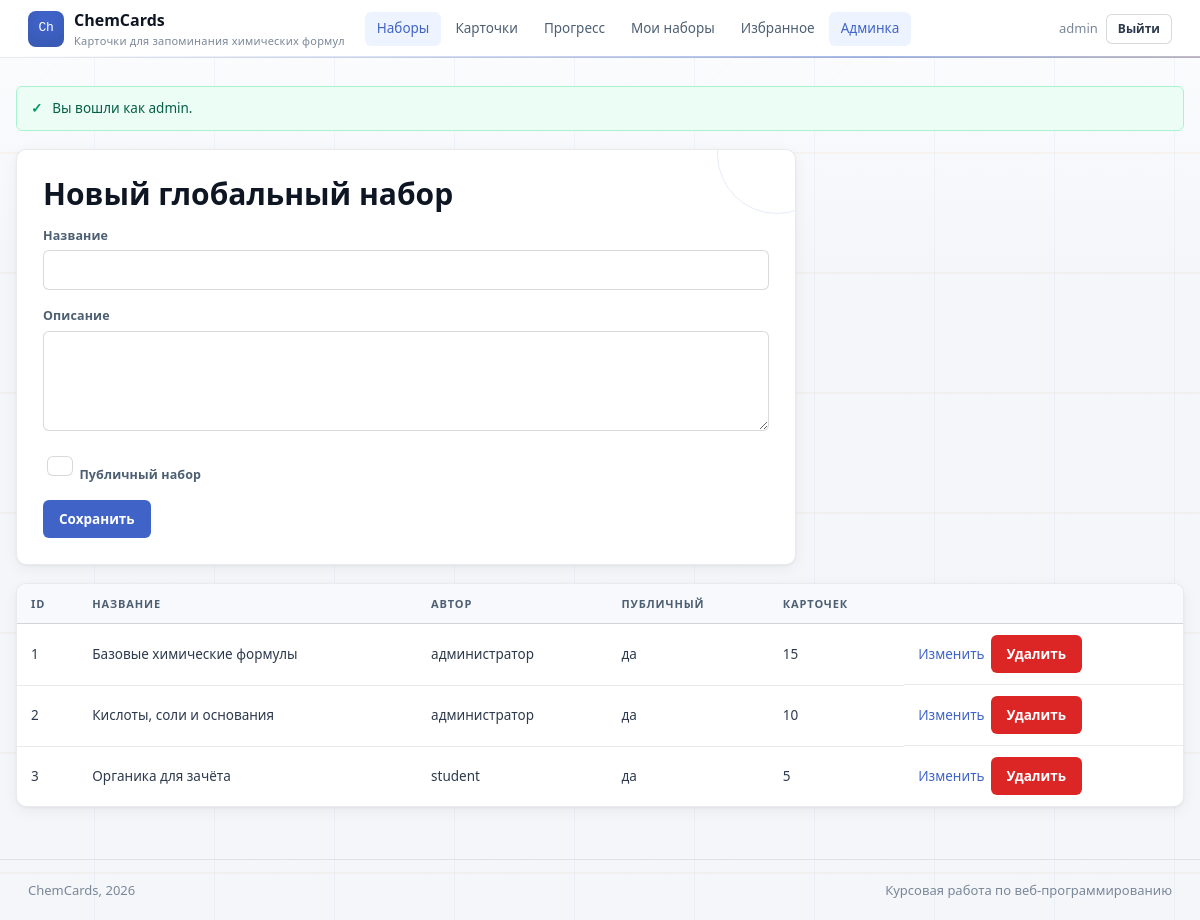
/admin/sets.php (signed in), run on the app's committed database.
### tables this page shows
CREATE TABLE users (
  id INT UNSIGNED AUTO_INCREMENT PRIMARY KEY,
  username VARCHAR(50) NOT NULL UNIQUE,
  email VARCHAR(120) NOT NULL UNIQUE,
  password_hash VARCHAR(255) NOT NULL,
  role ENUM('user', 'admin') NOT NULL DEFAULT 'user',
  rating_points INT NOT NULL DEFAULT 1000,
  created_at TIMESTAMP NOT NULL DEFAULT CURRENT_TIMESTAMP
);

CREATE TABLE flashcard_sets (
  id INT UNSIGNED AUTO_INCREMENT PRIMARY KEY,
  user_id INT UNSIGNED NULL,
  name VARCHAR(120) NOT NULL,
  description TEXT NULL,
  is_public TINYINT(1) NOT NULL DEFAULT 0,
  created_at TIMESTAMP NOT NULL DEFAULT CURRENT_TIMESTAMP,
  updated_at TIMESTAMP NULL DEFAULT NULL ON UPDATE CURRENT_TIMESTAMP,
  CONSTRAINT fk_sets_user
    FOREIGN KEY (user_id) REFERENCES users(id)
    ON DELETE CASCADE
);

### includes/functions.php (called while the page is built, shortened)
<?php
require_once __DIR__ . '/db.php';
function h($value): string
{
    return htmlspecialchars((string) $value, ENT_QUOTES, 'UTF-8');
}
function app_url(string $path = ''): string
{
    return BASE_URL . '/' . ltrim($path, '/');
}
function consume_flash(): array
{
    $items = $_SESSION['flash'] ?? [];
    return $items;
}
function current_user(): ?array
{
    static $loaded = false;
    static $user = null;
    if ($loaded) {
        return $user;
    }
    $loaded = true;
    $stmt = get_pdo()->prepare('SELECT id, username, email, role, rating_points, created_at FROM users WHERE id = ?');
    $stmt->execute([$_SESSION['user_id']]);
    $user = $stmt->fetch() ?: null;
    return $user;
}
function is_logged_in(): bool
{
    return current_user() !== null;
}
function is_admin(): bool
{
    $user = current_user();
    return $user && $user['role'] === 'admin';
}
function require_login(): void
{
    if (!is_logged_in()) {
        flash('warning', 'Войдите в аккаунт, чтобы открыть этот раздел.');
        redirect('login.php');
    }
}
function require_admin(): void
{
    require_login();
}

### includes/db.php (called while the page is built, shortened)
<?php
function get_pdo(): PDO
{
    static $pdo = null;
    if ($pdo instanceof PDO) {
        return $pdo;
    }
    $dsn = 'mysql:host=' . DB_HOST . ';dbname=' . DB_NAME . ';charset=utf8mb4';
    $pdo = new PDO($dsn, DB_USER, DB_PASS, [
        PDO::ATTR_ERRMODE => PDO::ERRMODE_EXCEPTION,
        PDO::ATTR_DEFAULT_FETCH_MODE => PDO::FETCH_ASSOC,
        PDO::ATTR_EMULATE_PREPARES => false,
    ]);
    return $pdo;
}

### admin/sets.php (the view, shortened to what this page needs)
<?php
require_once __DIR__ . '/../includes/functions.php';
require_admin();
$pdo = get_pdo();
$edit = null;
$sets = $pdo->query(
    'SELECT s.*, u.username AS owner_name, COUNT(f.id) AS cards_count
     FROM flashcard_sets s
     LEFT JOIN users u ON u.id = s.user_id
     LEFT JOIN flashcards f ON f.set_id = s.id
     GROUP BY s.id
     ORDER BY s.created_at DESC'
)->fetchAll();
include __DIR__ . '/../includes/header.php';
?>
<section class="form-panel">
    <h1><?= $edit ? 'Редактировать набор' : 'Новый глобальный набор' ?></h1>
    <form method="post">
        <div class="field">
            <label for="name">Название</label>
            <input id="name" name="name" value="<?= h($edit['name'] ?? '') ?>" required>
        </div>
        <div class="field">
            <label for="description">Описание</label>
            <textarea id="description" name="description"><?= h($edit['description'] ?? '') ?></textarea>
        </div>
        <label><input type="checkbox" name="is_public" value="1" <?= ($edit['is_public'] ?? 1) ? 'checked' : '' ?> style="width:auto;min-height:auto;"> Публичный набор</label>
        <div class="actions" style="margin-top: 16px;">
            <button type="submit">Сохранить</button>
        </div>
    </form>
</section>
<section class="table-wrap" style="margin-top: 18px;">
    <table>
        <thead>
        <tr>
            <th>ID</th>
            <th>Название</th>
            <th>Автор</th>
            <th>Публичный</th>
            <th>Карточек</th>
            <th></th>
        </tr>
        </thead>
        <tbody>
        <?php foreach ($sets as $set): ?>
            <tr>
                <td><?= h((string) $set['id']) ?></td>
                <td><?= h($set['name']) ?></td>
                <td><?= h($set['owner_name'] ?: 'администратор') ?></td>
                <td><?= $set['is_public'] ? 'да' : 'нет' ?></td>
                <td><?= h((string) $set['cards_count']) ?></td>
                <td class="inline-actions">
                    <a href="<?= h(app_url('admin/sets.php?edit=' . $set['id'])) ?>">Изменить</a>
                    <form method="post" onsubmit="return confirm('Удалить набор вместе с карточками?');">
                        <button class="danger" type="submit">Удалить</button>
                    </form>
                </td>
            </tr>
        <?php endforeach; ?>
        </tbody>
    </table>
</section>
<?php include __DIR__ . '/../includes/footer.php'; ?>

### includes/header.php (shortened to what this page needs)
<?php
$user = current_user();
$scriptName = str_replace('\\', '/', $_SERVER['SCRIPT_NAME'] ?? '');
$activePath  = trim($scriptName, '/');
?>
<!doctype html>
<html lang="ru">
<head>
    <link rel="stylesheet" href="<?= h(app_url('css/style.css')) ?>">
</head>
<body>
<header class="topbar">
    <a class="brand" href="<?= h(app_url('index.php')) ?>">
        <span class="brand-mark">Ch</span>
        <span>
            <strong><?= h(APP_NAME) ?></strong>
            <small><?= h(APP_SUBTITLE) ?></small>
        </span>
    </a>
    <nav class="nav" aria-label="Основная навигация">
        <?php
        $navLinks = [
            'sets.php'      => 'Наборы',
            'cards.php'     => 'Карточки',
            'stats.php'     => 'Прогресс',
        ];
        if ($user) {
            $navLinks['my_sets.php']   = 'Мои наборы';
            $navLinks['favorites.php'] = 'Избранное';
        }
        foreach ($navLinks as $href => $label):
            $isActive = substr($activePath, -strlen($href)) === $href;
        ?>
            <a href="<?= h(app_url($href)) ?>"
               <?= $isActive ? 'aria-current="page"' : '' ?>>
                <?= h($label) ?>
            </a>
        <?php endforeach; ?>
        <?php if (is_admin()): ?>
            <a href="<?= h(app_url('admin/index.php')) ?>"
               <?= strpos($activePath, 'admin/') !== false ? 'aria-current="page"' : '' ?>>
                Админка
            </a>
        <?php endif; ?>
    </nav>
    <div class="account">
        <?php if ($user): ?>
            <span><?= h($user['username']) ?></span>
            <a class="button ghost sm" href="<?= h(app_url('logout.php')) ?>">Выйти</a>
        <?php else: ?>
            <a class="button ghost sm" href="<?= h(app_url('login.php')) ?>">Войти</a>
            <a class="button sm" href="<?= h(app_url('register.php')) ?>">Регистрация</a>
        <?php endif; ?>
    </div>
</header>
<main class="container">
    <?php foreach (consume_flash() as $item): ?>
        <div class="alert <?= h($item['type']) ?>"><?= h($item['message']) ?></div>
    <?php endforeach; ?>

### data on the page
users: username "admin"
flashcard_sets: id "1", name "Базовые химические формулы", owner_name "администратор", is_public "да", cards_count "15"
flashcard_sets: id "2", name "Кислоты, соли и основания", owner_name "администратор", is_public "да", cards_count "10"
flashcard_sets: id "3", name "Органика для зачёта", user.username "student", is_public "да", cards_count "5"

### other printed values
APP_NAME "ChemCards"
APP_SUBTITLE "Карточки для запоминания химических формул"
$label "Наборы"
$label "Карточки"
$label "Прогресс"
$label "Мои наборы"
$label "Избранное"
$item['message'] "Вы вошли как admin."
